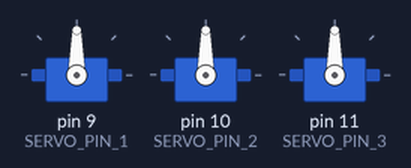
The sketch below on a simulated Arduino Uno, built with avr-gcc and run on an emulated ATmega328P. Parts: 3 × servo. What the sketch prints to the serial monitor is not drawn.

Above: at 0.1 s.
At 3.6 s:
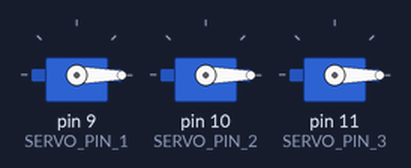
At 6.99 s:
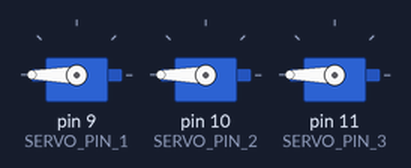
At 10.38 s:
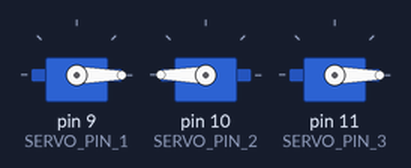
At 19.15 s:
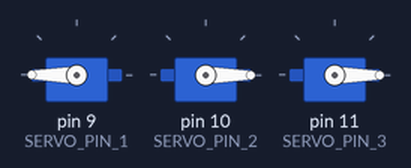
At 38.6 s:
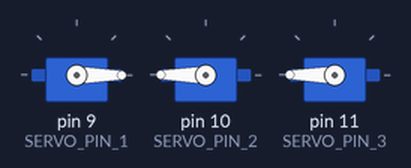
Timing chart, 0 to 40.0 s (numbered marks = the images above):
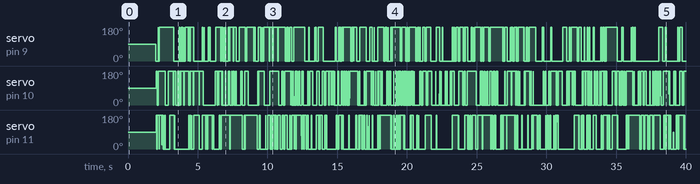

The sketch:

RI.ino
```cpp
#include <Servo.h>
#include <math.h>

// --- 1. CONFIGURAÇÕES E DEFINIÇÕES ---

// --- Pinos dos Servos ---
#define SERVO_PIN_1 9
#define SERVO_PIN_2 10
#define SERVO_PIN_3 11

// --- Definições do Robô e Controle ---
const int NUM_JOINTS = 3;
const float ALPHA = 0.8; // Ganho do controle. Ajuste este valor (entre 0.1 e 1.5) para mudar a velocidade de convergência.

// --- Objetos dos Servos ---
Servo servo1;
Servo servo2;
Servo servo3;

// --- Estado do Robô (ângulos das juntas em RADIANOS) ---
// Como não há encoders, este vetor armazena a última posição comandada.
float q_current[NUM_JOINTS] = {0.0, 0.0, 0.0};

// --- Variáveis para o Loop de Controle ---
unsigned long last_time;
float delta_t;

// --- Definição da Trajetória (Linha Reta) ---
float start_pos[3] = {160.0, -30.3, 15.93}; // Posição inicial (calculada com q={0,0,0})
float end_pos[3]   = {100.0, 50.0, 100.0};  // Posição final desejada
float total_time   = 8.0; // Tempo total para completar a trajetória em segundos
float time_elapsed = 0.0;


void setup() {
  Serial.begin(115200); // Usar uma velocidade maior para imprimir mais dados
  Serial.println("Iniciando o Controle do Robo com Jacobiano Transposto...");

  // Anexa os servos aos pinos e define os limites (em microssegundos) se necessário
  servo1.attach(SERVO_PIN_1);
  servo2.attach(SERVO_PIN_2);
  servo3.attach(SERVO_PIN_3);

  // Mover para a posição inicial (q = {0,0,0})
  // Converte radianos para graus
  servo1.write(90 + degrees(q_current[0])); // Assumindo que 90 graus é a posição 'zero'
  servo2.write(90 + degrees(q_current[1]));
  servo3.write(90 + degrees(q_current[2]));

  delay(2000); // Espera o robô chegar na posição inicial

  last_time = micros(); // Inicia o contador de tempo
}


void loop() {
  // --- A. CÁLCULO DO TEMPO DO CICLO (delta_t) ---
  unsigned long current_time = micros();
  delta_t = (current_time - last_time) / 1000000.0f; // delta_t em segundos
  last_time = current_time;

  // Atualiza o tempo da trajetória
  if (time_elapsed < total_time) {
    time_elapsed += delta_t;
  }

  // --- B. CALCULAR A TRAJETÓRIA DESEJADA (x_desired) ---
  float x_desired[3];
  float path_ratio = time_elapsed / total_time;
  if (path_ratio > 1.0) path_ratio = 1.0; // Garante que não ultrapasse o ponto final

  for (int i = 0; i < 3; i++) {
    x_desired[i] = start_pos[i] + (end_pos[i] - start_pos[i]) * path_ratio;
  }

  // --- C. CALCULAR CINEMÁTICA DIRETA (onde o robô está) ---
  float x_current[3];
  forwardKinematics(q_current, x_current);

  // --- D. CALCULAR O VETOR DE ERRO ---
  float error[3];
  error[0] = x_desired[0] - x_current[0];
  error[1] = x_desired[1] - x_current[1];
  error[2] = x_desired[2] - x_current[2];

  // --- E. CALCULAR A MATRIZ JACOBIANA (apenas a parte de posição 3x3) ---
  float J[3][3];
  calculateJacobian(q_current, J);

  // --- F. CALCULAR A TRANSPOSTA DO JACOBIANO ---
  float J_T[3][3];
  transposeMatrix(J, J_T);

  // --- G. LEI DE CONTROLE: Jacobiano Transposto ---
  // q_dot = alpha * J_T * erro
  float q_dot[3];
  matrixVectorMultiply(J_T, error, q_dot);
  for (int i = 0; i < 3; i++) {
    q_dot[i] *= ALPHA;
  }

  // --- H. INTEGRAÇÃO NUMÉRICA (obter novas posições de junta) ---
  // q_novo = q_antigo + q_dot * delta_t
  for (int i = 0; i < 3; i++) {
    q_current[i] += q_dot[i] * delta_t;
  }

  // --- I. COMANDAR OS SERVOS ---
  commandServos(q_current);

  // --- J. IMPRIMIR DADOS PARA DEBUG ---
  printDebug(x_desired, x_current, error, q_current);

  delay(10); // Pequeno delay para estabilidade
}


// =================================================================
// --- FUNÇÕES DO ROBÔ ---
// =================================================================

/**
 * @brief Calcula a cinemática direta (apenas posição x,y,z).
 * Traduzido da sua matriz T03.
 * @param q Vetor de ângulos das juntas [q1, q2, q3] em RADIANOS.
 * @param x_current Vetor de saída para a posição cartesiana [x, y, z].
 */
void forwardKinematics(const float q[], float x_current[]) {
  float q1 = q[0], q2 = q[1], q3 = q[2];

  // Usando identidades trigonométricas: cos(a+b) e sin(a+b)
  float c1 = cos(q1), s1 = sin(q1);
  float c2 = cos(q2), s2 = sin(q2);
  float c23 = cos(q2 + q3), s23 = sin(q2 + q3);

  // Equações da última coluna da sua matriz T03
  x_current[0] = (80.0 * c2 + 80.0 * c23) * c1 - 30.3 * s1;
  x_current[1] = (80.0 * c2 + 80.0 * c23) * s1 + 30.3 * c1;
  x_current[2] = 80.0 * s2 + 80.0 * s23 + 15.93;
}


/**
 * @brief Calcula a matriz Jacobiana de posição (3x3).
 * Traduzido da sua matriz Jacobiana simbólica.
 * @param q Vetor de ângulos das juntas [q1, q2, q3] em RADIANOS.
 * @param J Matriz de saída 3x3 Jacobiana.
 */
void calculateJacobian(const float q[], float J[3][3]) {
  float q1 = q[0], q2 = q[1], q3 = q[2];

  float s1 = sin(q1), c1 = cos(q1);
  float s2 = sin(q2), c2 = cos(q2);
  float s23 = sin(q2 + q3), c23 = cos(q2 + q3);

  // Linha 0
  J[0][0] = -80.0 * s1 * c2 - 80.0 * s1 * c23 - 30.3 * c1;
  J[0][1] = -80.0 * (s2 + s23) * c1;
  J[0][2] = -80.0 * s23 * c1;

  // Linha 1
  J[1][0] = 30.3 * s1 + 80.0 * c1 * c2 + 80.0 * c1 * c23;
  J[1][1] = -80.0 * (s2 + s23) * s1;
  J[1][2] = -80.0 * s1 * s23;

  // Linha 2
  J[2][0] = 0;
  J[2][1] = 80.0 * c2 + 80.0 * c23;
  J[2][2] = 80.0 * c23;
}


/**
 * @brief Comanda os servos para as posições desejadas.
 * Converte radianos para graus e mapeia para a faixa do servo.
 * @param q Vetor de ângulos das juntas [q1, q2, q3] em RADIANOS.
 */
void commandServos(const float q[]) {
  // Converte radianos para graus
  float angle1_deg = degrees(q[0]);
  float angle2_deg = degrees(q[1]);
  float angle3_deg = degrees(q[2]);

  // Mapeia para a posição do servo.
  // IMPORTANTE: Ajuste o '90' e os limites (0, 180) conforme a montagem do seu robô.
  // '90' aqui representa a posição "zero" do sistema de coordenadas.
  int servo1_pos =  angle1_deg;
  int servo2_pos = 90 + angle2_deg;
  int servo3_pos = 90 + angle3_deg;

  // Limita os ângulos para a faixa segura do servo (0-180 graus)
  servo1_pos = constrain(servo1_pos, 0, 180);
  servo2_pos = constrain(servo2_pos, 0, 180);
  servo3_pos = constrain(servo3_pos, 0, 180);

  servo1.write(servo1_pos);
  servo2.write(servo2_pos);
  servo3.write(servo3_pos);
}


// =================================================================
// --- FUNÇÕES MATEMÁTICAS E DE DEBUG ---
// =================================================================

void transposeMatrix(const float A[3][3], float AT[3][3]) {
  for (int i = 0; i < 3; i++) {
    for (int j = 0; j < 3; j++) {
      AT[i][j] = A[j][i];
    }
  }
}

void matrixVectorMultiply(const float M[3][3], const float V[3], float result[3]) {
  for (int i = 0; i < 3; i++) {
    result[i] = 0;
    for (int j = 0; j < 3; j++) {
      result[i] += M[i][j] * V[j];
    }
  }
}

void printDebug(const float des[], const float cur[], const float err[], const float q[]) {
  static unsigned long lastPrintTime = 0;
  if (millis() - lastPrintTime > 200) { // Imprime a cada 200ms
    Serial.print("Des: [");
    Serial.print(des[0]); Serial.print(", ");
    Serial.print(des[1]); Serial.print(", ");
    Serial.print(des[2]); Serial.print("] | ");

    Serial.print("Cur: [");
    Serial.print(cur[0], 1); Serial.print(", ");
    Serial.print(cur[1], 1); Serial.print(", ");
    Serial.print(cur[2], 1); Serial.print("] | ");

    Serial.print("Err: [");
    Serial.print(err[0], 1); Serial.print(", ");
    Serial.print(err[1], 1); Serial.print(", ");
    Serial.print(err[2], 1); Serial.print("] | ");

    Serial.print("Q(deg): [");
    Serial.print(degrees(q[0]), 0); Serial.print(", ");
    Serial.print(degrees(q[1]), 0); Serial.print(", ");
    Serial.print(degrees(q[2]), 0); Serial.println("]");

    lastPrintTime = millis();
  }
}
```
